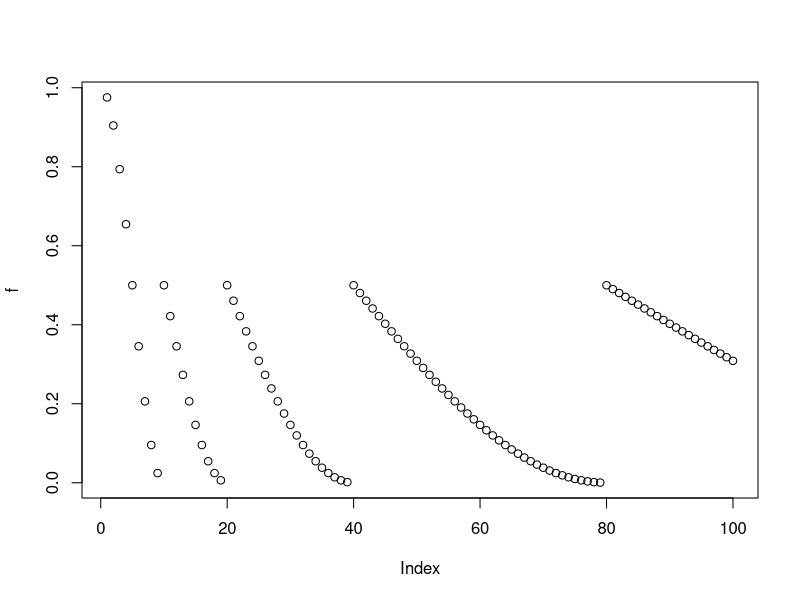

The R script that drew this image:
## ---- chunk 1
T_max = 10
T_mult = 2
eta_min = 1e-5
a = function(epoch, lr) {
   if (epoch == 1L) base_lr <<- lr
   if (epoch %% T_max == 0) {
     T_max <<- T_max * T_mult
   }
   eta_min + 0.5 * (base_lr - eta_min) * (1 + cos((epoch / T_max)*pi))
}

f = sapply(1:100, function(x) a(x,1))
plot(f)
